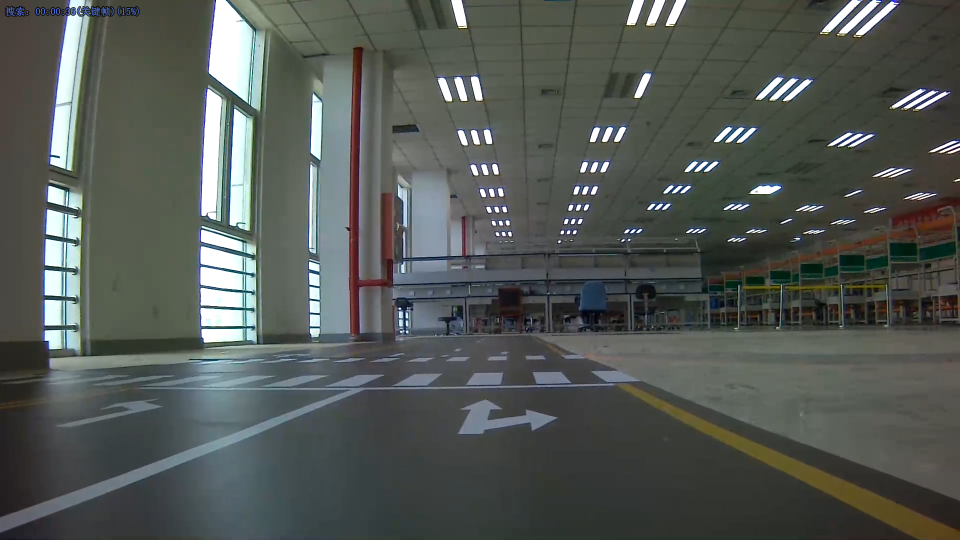
#> input picture src/qingzhou_vision/scripts/images/test.png, 1920 x 1080 px (shown at 1/2 size)
$ python -i common.py   (imports and definitions only)
#> lines starting #> are read from the running program, lines starting #| are printed output that depends on the picture
#> further down, picture is the input picture: shape (1080, 1920, 3); mean B, G, R 84.5, 88.7, 83.7
import math
from types import SimpleNamespace
import cv2 as cv
import numpy as np


class AverageMeter():
    '''
    更新平均值
    '''

    def __init__(self):
        self.reset()

    def reset(self):
        self.valk = 0
        self.valb = 0

        self.avgk = 0
        self.avgb = 0

        self.sumk = 0
        self.sumb = 0

        self.count = 0

    # [11 lines left out: function update, not called in this run]


r_avg = AverageMeter()
l_avg = AverageMeter()


def calc_slope(pt1, pt2):
    '''
    计算斜率

    参数: 两点
    返回: 斜率
    '''
    return (pt2[1]-pt1[1])/(pt2[0]-pt1[0])


# [13 lines left out: function fit_line, not called in this run]


def pt2kb(pt1, pt2):
    '''
    两点算k,b

    参数: pt1,pt2
    返回: k,b
    '''
    k = calc_slope(pt1, pt2)
    x, y = pt2
    b = y-k*x
    return k, b


# [13 lines left out: function kb2pt, not called in this run]


def filter_points(lines):
    '''
    获取k和b符合要求的线段并返回左右两道的点集
    '''

    # 去除多余的1维,此时shape[线段数量,4]
    lines = lines.squeeze()

    # 根据两点坐标得出k,b
    k, b = pt2kb((lines[:, 0], lines[:, 1]), (lines[:, 2], lines[:, 3]))

    # 根据斜率选出左右车道线
    right_lane = np.intersect1d(
        np.where((1/3 < k) & (k < 1)),
        np.where((-600 < b) & (b < -450)))
    right_points = lines[right_lane].reshape(-1, 2)

    left_lane = np.intersect1d(
        np.where((-1 < k) & (k < -(1/3))),
        np.where((150 < b) & (b < 450)))
    left_points = lines[left_lane].reshape(-1, 2)

    return right_points, left_points


def find_lane(img):
    blur = cv.GaussianBlur(img, (3, 3), 1)
    # 首先对图像进行canny边缘检测
    edge = cv.Canny(blur, 50, 100)
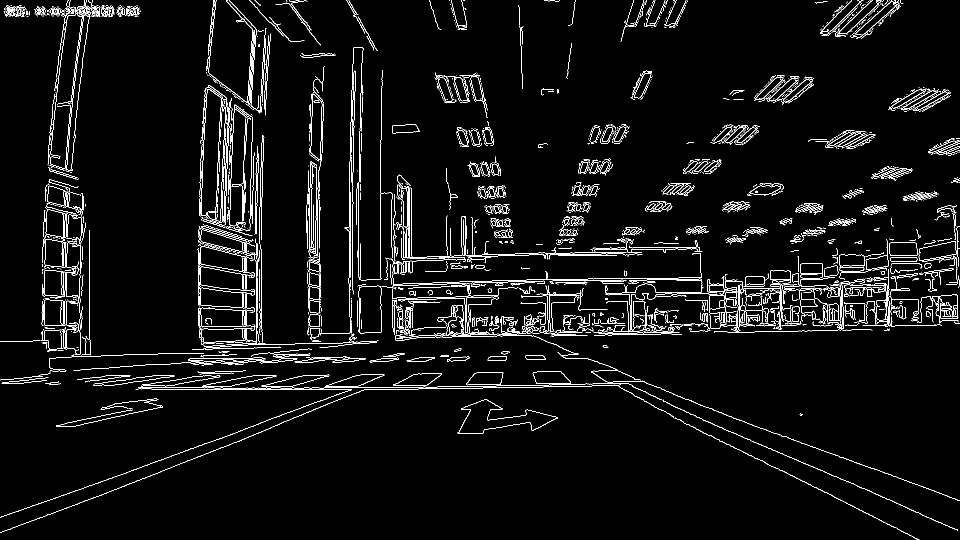
#> edge: shape (1080, 1920) (shown at 1/2 size); 4% white in thin lines or dots

    # 概率霍夫变换找出所有直线线段
    lines = cv.HoughLinesP(edge, 1, np.pi/180, 50,
                           minLineLength=10, maxLineGap=50)
#> lines = 1076 rows, first 6: [1211, 596, 1322, 556], [1525, 921, 1834, 1078], [1406, 643, 1915, 616], [1454, 831, 1918, 1000], [1069, 667, 1878, 639], [1414, 601, 1479, 593]

    # 确保确保至少有1条线段
    if lines is None or len(lines) <= 1:
        return (r_avg.avgk, r_avg.avgb), (l_avg.avgk, l_avg.avgb)

    right_points, left_points = filter_points(lines)
#> in pt2kb, `x, y = pt2`: x = 1076 values, max 1919 at index 184, min 19 at index 985, mean 1059.2; y = 1076 values, max 1078 at index 1, min 0 at index 61, mean 459.9
#> in filter_points, `right_lane = np.intersect1d( np.where((1/3 < k) & (k < 1)), np.where((..`: right_lane = [961]
#> in filter_points, `right_points = lines[right_lane].reshape(-1, 2)`: right_points = [[992, 464], [1013, 484]]
#> in filter_points, `left_lane = np.intersect1d( np.where((-1 < k) & (k < -(1/3))), np.wher..`: left_lane = empty array
#> right_points = [[992, 464], [1013, 484]]; left_points = empty array

    # 如果没有点符合要求，则利用平均值
    if len(right_points) == 0 or len(left_points) == 0:
        return (r_avg.avgk, r_avg.avgb), (l_avg.avgk, l_avg.avgb)

    r_result = fit_line(right_points)
    l_result = fit_line(left_points)

    r_avg.update(*r_result)
    l_avg.update(*l_result)

    return r_result, l_result


# [6 lines left out: function get_test_points, not called in this run]

>>> import cv2
>>> picture = cv2.imread('../images/test.png')
>>> result = find_lane(picture)
#> result = ((0, 0), (0, 0))
